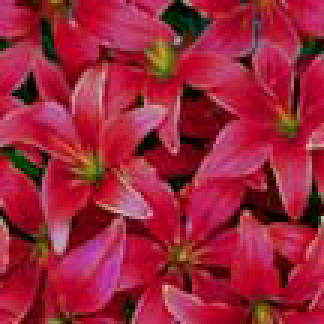
#> input picture CIM_Assignment1_202208878_202205302/images/images/task1/floresVermelhas.bmp, 108 x 108 px (shown 3 times larger)
$ jupyter execute cv2SelectImageAndColorConversions.ipynb
#> lines starting #> are read from the running program, lines starting #| are printed output that depends on the picture
[cell 1]
# use tkinter to allow the user to open a file browser and select an image
# check if you have tkinter install by typing in the command line "python -m tkinter"
# if a test tk GUI appears then you have it. Otherwise "pip install tkinter"

import tkinter as tk
from tkinter import filedialog
import cv2
import matplotlib.pyplot as plt

root = tk.Tk()
root.withdraw()
file_path = filedialog.askopenfilename()
#> the answer given: ../../CIM_Assignment1_202208878_202205302/images/images/task1/floresVermelhas.bmp

img = cv2.imread(file_path)
#> img is the input picture: shape (108, 108, 3); mean B, G, R 58.1, 35.8, 157.1

# shows the image inline.
# Note that with plt image will be presented as BGR
plt.imshow(img)

# shows the image in a separate window for 2s and then closes it.
# Note that with cv2 image will be presented as RGB
cv2.imshow('RGB Image',img)
cv2.waitKey(2000) # wait 2000 ms
cv2.destroyWindow('RGB Image')
cv2.waitKey(1)

img_gray=cv2.cvtColor(img,cv2.COLOR_RGB2GRAY)
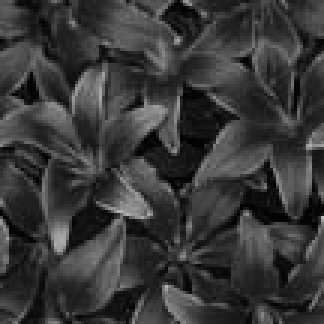
#> img_gray: shape (108, 108) (shown 3 times larger); min 1, max 184, mean 56.3

# or wait for the user to press a key before closing windows
cv2.imshow('Gray Image',img_gray)
cv2.waitKey()
cv2.destroyWindow('Gray Image')
cv2.waitKey(1)

img_bgr=cv2.cvtColor(img,cv2.COLOR_RGB2BGR)

# wait for the previous window to close and display a new converted image
# wait for the user to press a key before closing opened windows
cv2.imshow('BGR Image',img_bgr)
cv2.waitKey()
cv2.destroyWindow('BGR Image')
cv2.waitKey(1)


$ run again, on CIM_Assignment1_202208878_202205302/images/images/task1/nenufares.bmp
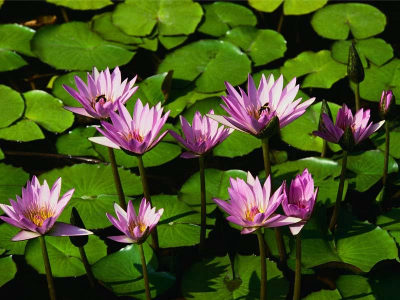
#> input picture CIM_Assignment1_202208878_202205302/images/images/task1/nenufares.bmp, 400 x 300 px
#> img is the input picture: shape (300, 400, 3); mean B, G, R 31.9, 81.7, 69.1
#> `img_gray=cv2.cvtColor(img,cv2.COLOR_RGB2GRAY)`:
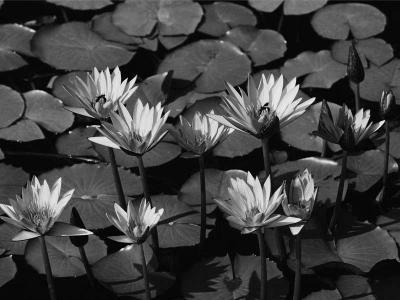
#> img_gray: shape (300, 400); min 0, max 244, mean 65.4

$ run again, on CIM_Assignment1_202208878_202205302/images/images/task1/testRGB.bmp
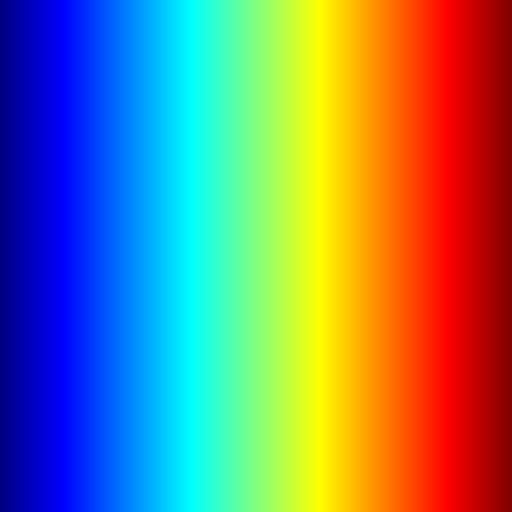
#> input picture CIM_Assignment1_202208878_202205302/images/images/task1/testRGB.bmp, 512 x 512 px
#> img is the input picture: shape (512, 512, 3); mean B, G, R 119.4, 127.5, 119.6
#> `img_gray=cv2.cvtColor(img,cv2.COLOR_RGB2GRAY)`:
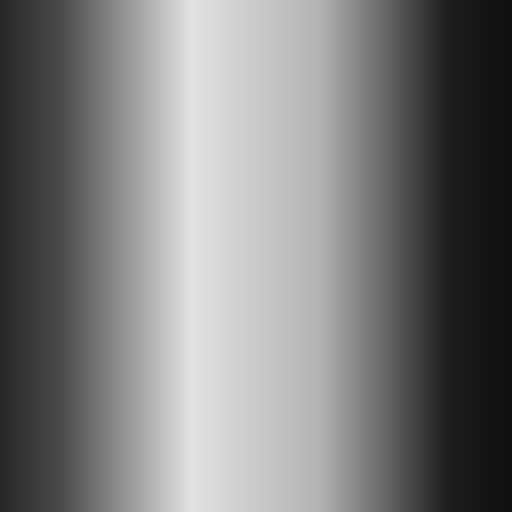
#> img_gray: shape (512, 512); min 15, max 226, mean 124.2
